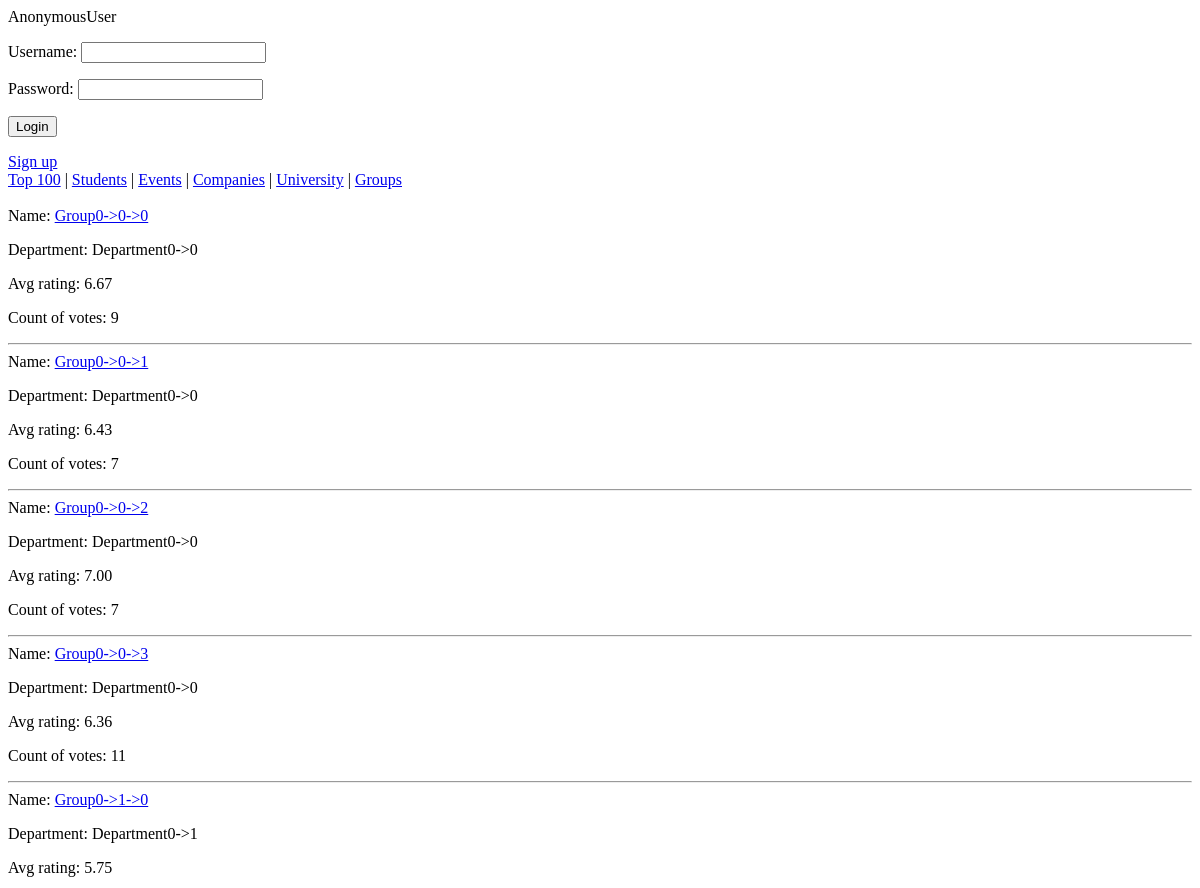
The page /groups/ (upper part) on the database as committed earlier.
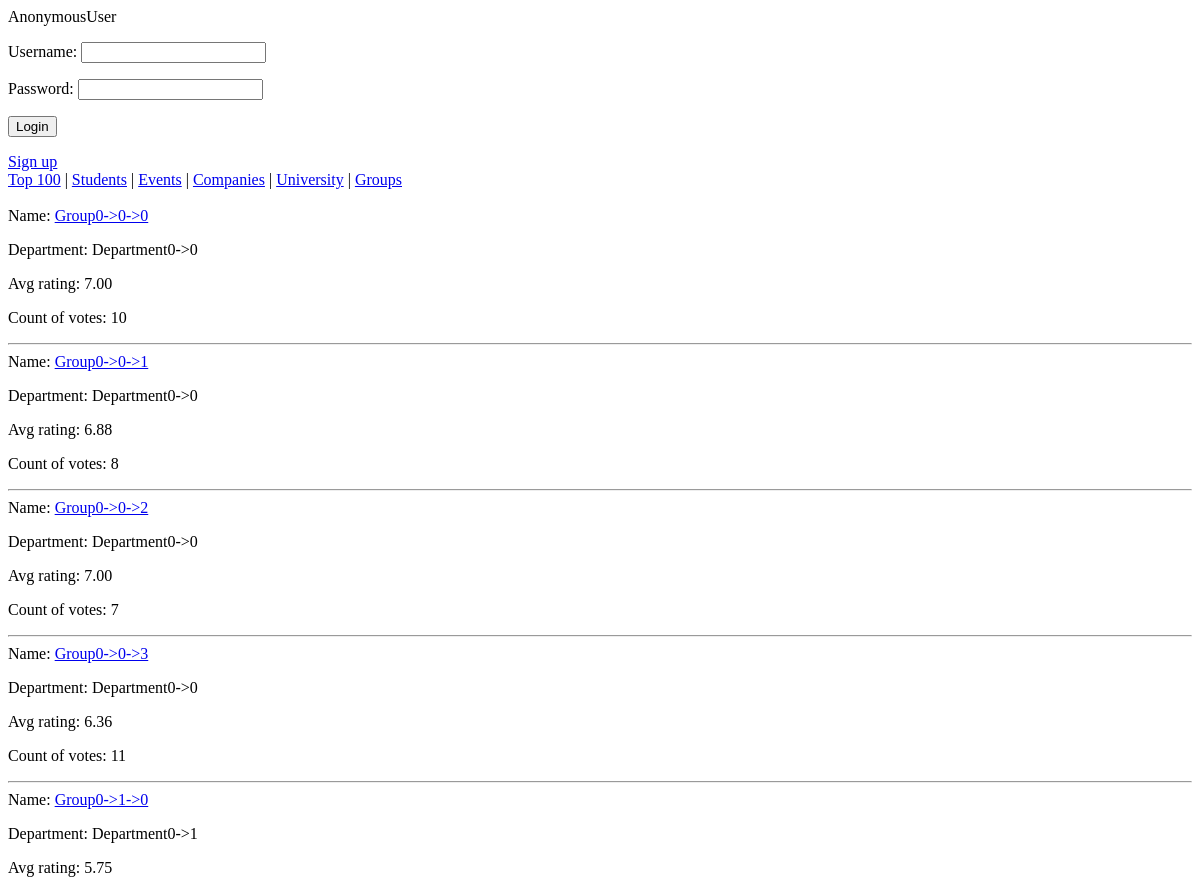
The same page on the database as committed later.
### ratings/models.py (models this page shows)
class Group(models.Model):
	name = models.CharField(max_length=50)
	department = models.ForeignKey(Department, related_name="groups")
	avg_rating = models.DecimalField(max_digits=4, decimal_places=2, default=0, editable=False)
	count_of_votes = models.IntegerField(default=0, editable=False)
	voted_teachers = models.ManyToManyField('Teacher', related_name="rated_groups", editable=False)
	def vote(self, vote, teacher):
		if not vote == -1:
			if teacher is not None:
				if not self.voted_teachers.filter(user__id=teacher.user.id).exists():
					self.avg_rating = ((self.avg_rating * self.count_of_votes) + vote) / (self.count_of_votes + 1)
					self.count_of_votes += 1
					self.voted_teachers.add(teacher)
					self.save()
					return True
		return False
	def __str__(self):
		return self.name

class Department(models.Model):
	name = models.CharField(max_length=50)
	faculty = models.ForeignKey(Faculty, related_name="departments")
	avg_rating = models.DecimalField(max_digits=4, decimal_places=2, default=0, editable=False)
	def count_rating(self):
		total = 0
		for teacher in self.teachers.all():
			total += teacher.avg_rating
		for group in self.groups.all():
			total += group.avg_rating
		try:
			self.avg_rating = total / (len(self.groups.all()) + len(self.teachers.all()))
		except ZeroDivisionError:
			self.avg_rating = 0
		self.save()
	def __str__(self):
		return self.name

### ratings/views.py (the view)
# urls.py: url(r'^groups/', views.all_groups, name="all_groups"),
def all_groups(request):
    groups_all = Group.objects.all()
    paginator = Paginator(groups_all, 25)
    page = request.GET.get('page')
    try:
        groups = paginator.page(page)
    except PageNotAnInteger:
        groups = paginator.page(1)
    except EmptyPage:
        groups = paginator.page(paginator.num_pages)
    return render(request, 'ratings/all_groups.html', {'groups': groups})

### ratings/ctx_log_processor.py (called while the page is built)
def auth_form(request):
    return {'form': AuthForm(), 'request': request}

### ratings/templates/ratings/all_groups.html (shortened to what this page needs)
{% extends 'base.html' %}
{%block content%}
	{% for group in groups %}
		<div>
	    	Name: <a href="{% url 'ratings.views.group_page' pk=group.pk %}">{{ group.name }}</a>
            <p>Department: {{ group.department }}</p>
            <p>Avg rating: {{ group.avg_rating }}</p>
            <p>Count of votes: {{ group.count_of_votes }}</p>
	    </div>
        <hr />
	{%endfor%}
{%endblock content%}

Rows that differ between the two databases and show on the page:
changed Group "Group0->0->0": avg_rating "6.67" → "7.00"; count_of_votes "9" → "10"
changed Group "Group0->0->1": avg_rating "6.43" → "6.88"; count_of_votes "7" → "8"
